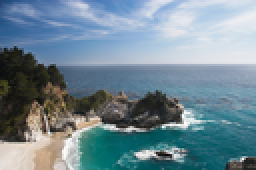
%> input picture Images/Beach.png, 128 x 85 px, shrunk from 700 x 465 before the run (shown 2 times larger)
$ octave RunHoriSeam.m   (GNU Octave 9; MATLAB toolbox functions it lacks are replaced by stand-ins)
%> lines starting %> are read from the running program, lines starting %| are printed output that depends on the picture
### Code/RemoveHoriSeam.m
function [tempI] = RemoveHoriSeam(I,R,etype,filename_gif, showfig)
    [Y, X, Color] = size(I);

    if showfig == 1
        figure
        imshow(I);
    end
    tempI = I;
    for Hseams = 1:R
        [E_acc] = EnergyAcc(tempI, 1, etype);
        [H] = GetHoriSeam(E_acc);
        if showfig == 1
            img1 = tempI;
            for x = 1:X
                img1(H(x),x,1) = 255;
                img1(H(x),x,2) = 0;
                img1(H(x),x,3) = 0;
            end
            imshow(img1);
            img_gif = uint8(zeros(Y,X,Color));
            img_gif(1:size(img1,1),:,1) = img1(:,:,1);
            img_gif(1:size(img1,1),:,2) = img1(:,:,2);
            img_gif(1:size(img1,1),:,3) = img1(:,:,3);
            [A,map] = rgb2ind(img_gif,256);
            if Hseams == 1
                imwrite(A,map,filename_gif,'gif','LoopCount',Inf,'DelayTime',1);
            else
                imwrite(A,map,filename_gif,'gif','WriteMode','append');
            end
        end
        [tempI] = HoriNewImage(tempI,H);
    end
    if showfig == 1
        figure
        imshow(tempI);
        figure
        imshow(CalcEnergy(I, etype),[]);
    end
end

### Code/CalcEnergy.m
function [E] = CalcEnergy(I, type)
    if ~exist('type','var')
     % Defualt type to gradient
      type = 1;
    end
    if ( size(I,3) == 3)
        I = rgb2gray(I);
    end
    switch type
        case 1
%             [E, ~] = imgradient(I);
            [Ix,Iy] = imgradientxy(I);
            E = abs(Ix) + abs(Iy);
        case 2
            [Ix,Iy] = imgradientxy(I);
            E = (abs(Ix) + abs(Iy))./ max(extractHOGFeatures(I, 'NumBins', 8, 'CellSize', [11 11]));
        case 3
            E = entropyfilt(I);
    end
end

### Code/RunHoriSeam.m
I = imread('../Images/beach.png');
%> I is the input picture: size 85x128x3 uint8; mean R, G, B 113.2, 136.4, 148.3
[Y, X, Color] = size(I);
%> Y = 85; X = 128; Color = 3
%Reduce image vertically by C amount
fprintf('Current Size of image : %d, %d.\n', Y, X);
%| Current Size of image : 85, 128.
NewR = input('New number of rows: ');
%> the answer given: 100
R = Y-NewR;
%> R = -15
%Energy function to use 1-gradient, 2-HOG, 3-entropy
etype = 1;


filename_gif = 'Output_hor.gif';
[tempI] = RemoveHoriSeam(I,R,etype,filename_gif,1);
%> in CalcEnergy, `I = rgb2gray(I);`:
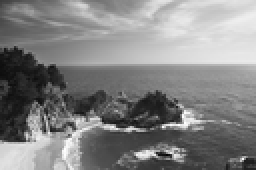
%> I: size 85x128 uint8 (shown 2 times larger); min 2, max 255, mean 130.8
%> in CalcEnergy, `[Ix,Iy] = imgradientxy(I);`:
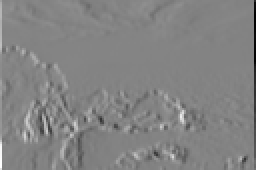
%> Ix: size 85x128 double (shown 2 times larger); min -947, max 896, mean 2.5; drawn with min black and max white
%> in CalcEnergy, `[Ix,Iy] = imgradientxy(I);`:
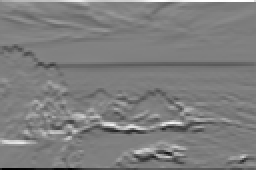
%> Iy: size 85x128 double (shown 2 times larger); min -888, max 893, mean -2.4; drawn with min black and max white
%> in CalcEnergy, `E = abs(Ix) + abs(Iy);`:
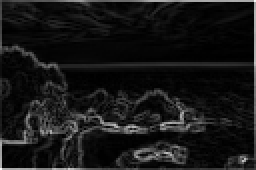
%> E: size 85x128 double (shown 2 times larger); min 0, max 1332, mean 118.8; drawn with min black and max white

$ run again, with Images/Dolpin.png copied over Images/Beach.png
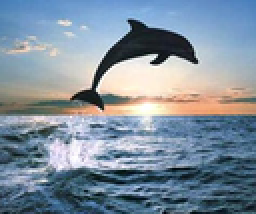
%> input picture Images/Dolpin.png, 128 x 107 px, shrunk from 237 x 199 before the run (shown 2 times larger)
%> I is the input picture: size 107x128x3 uint8; mean R, G, B 127.3, 143.2, 157.8
%| Current Size of image : 107, 128.
%> after the loop in RemoveHoriSeam, `for Hseams = 1:R`:
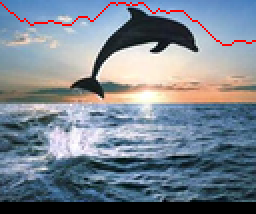
%> img_gif: size 107x128x3 uint8 (shown 2 times larger); mean R, G, B 121.2, 132.2, 144.3
%> after the loop in RemoveHoriSeam, `for Hseams = 1:R`:
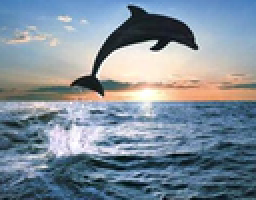
%> tempI: size 100x128x3 uint8 (shown 2 times larger); mean R, G, B 127.1, 141.5, 154.4
%> after the loop in RemoveHoriSeam, `for Hseams = 1:R`: map = 256 rows, first 12: [0.992 0.992 0.984; 0.992 0.996 0.906; 0.996 0.984 0.863; 0.996 0.941 0.878; 0.984 0.945 0.898; 0.996 0.941 0.859; 0.984 0.925 0.859; 0.988 0.949 0.784; 0.992 0.914 0.824; 0.984 0.89 0.792; 0.965 0.961 0.98; 0.937 0.925 0.98]
